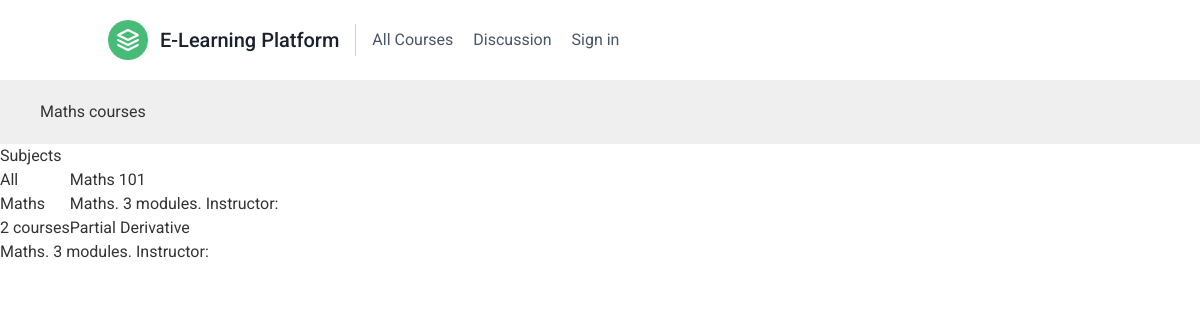
The app's page /course/subject/maths/ with its own data.
### courses/models.py (models this page shows, shortened)
class Subject(models.Model):
    title = models.CharField(max_length=200)
    slug = models.SlugField(max_length=200, unique=True)
    class Meta:
        ordering = ['title']
    def __str__(self):
        return self.title

class Course(models.Model):
    owner = models.ForeignKey(settings.AUTH_USER_MODEL, related_name='courses_created', on_delete=models.CASCADE)
    subject = models.ForeignKey(Subject, related_name='courses', on_delete=models.CASCADE)
    title = models.CharField(max_length=200)
    slug = models.SlugField(max_length=200, unique=True)
    overview = models.TextField()
    created = models.DateTimeField(auto_now_add=True)
    class Meta:
        ordering = ['-created']

### courses/views.py (the view)
class CourseListView(TemplateResponseMixin, View):
    model = Course
    template_name = 'courses/course/list.html'
    def get(self, request, subject=None):
        subjects = cache.get('all_subjects')
        if not subjects:
            subjects = Subject.objects.annotate(
                            total_courses=Count('courses'))
            cache.set('all_subjects', subjects)
        all_courses = Course.objects.annotate(
                           total_modules=Count('modules'))
        if subject:
            subject = get_object_or_404(Subject, slug=subject)
            key = f'subject_{subject.id}_courses'
            courses = cache.get(key)
            if not courses:
                courses = all_courses.filter(subject=subject)
                cache.set(key, courses)
        else:
            courses = cache.get('all_courses')
            if not courses:
                courses = all_courses
                cache.set('all_courses', courses)
        return self.render_to_response({'subjects': subjects,
                                        'subject': subject,
                                        'courses': courses})

### courses/templates/courses/course/list.html (shortened to what this page needs)
{% extends "base.html" %}
{% block content %}
  <h1>
    {% if subject %}
      {{ subject.title }} courses
    {% else %}
      All courses
    {% endif %}
  </h1>
  <div class="contents">
    <h3>Subjects</h3>
    <ul id="modules">
      <li {% if not subject %}class="selected"{% endif %}>
        <a href="{% url "courses:course_list" %}">All</a>
      </li>
      {% for s in subjects %}
        <li {% if subject == s %}class="selected"{% endif %}>
          <a href="{% url "courses:course_list_subject" s.slug %}">
            {{ s.title }}
            <br><span>{{ s.total_courses }} courses</span>
          </a>
        </li>
      {% endfor %}
    </ul>
  </div>
  <div class="module">
    {% for course in courses %}
      {% with subject=course.subject %}
        <h3>
          <a href="{% url "courses:course_detail" course.slug %}">
            {{ course.title }}
          </a>
        </h3>
        <p>
          <a href="{% url "courses:course_list_subject" subject.slug %}">{{ subject }}</a>.
            {{ course.total_modules }} modules.
            Instructor: {{ course.owner.get_full_name }}
        </p>
      {% endwith %}
    {% endfor %}
  </div>
{% endblock %}

### courses/static/css/base.css (style rules this page uses)
body { margin:0; font-family:'Roboto', sans-serif; font-weight:400; color:#333; }
a { color:#3fad37; text-decoration:none; }
ul { float:left; }
h1, h2, h3, h4, h5, h6 { font-family:'Roboto', sans-serif; font-weight:300; }
h1 { background:#efefef; width:100%; overflow:auto; padding:20px 0 20px 40px; margin:0; }

### records on screen
Subject: title "Maths", total_courses "2"
Course: title "Maths 101", subject "Maths", total_modules "3"
Course: title "Partial Derivative", subject "Maths", total_modules "3"
